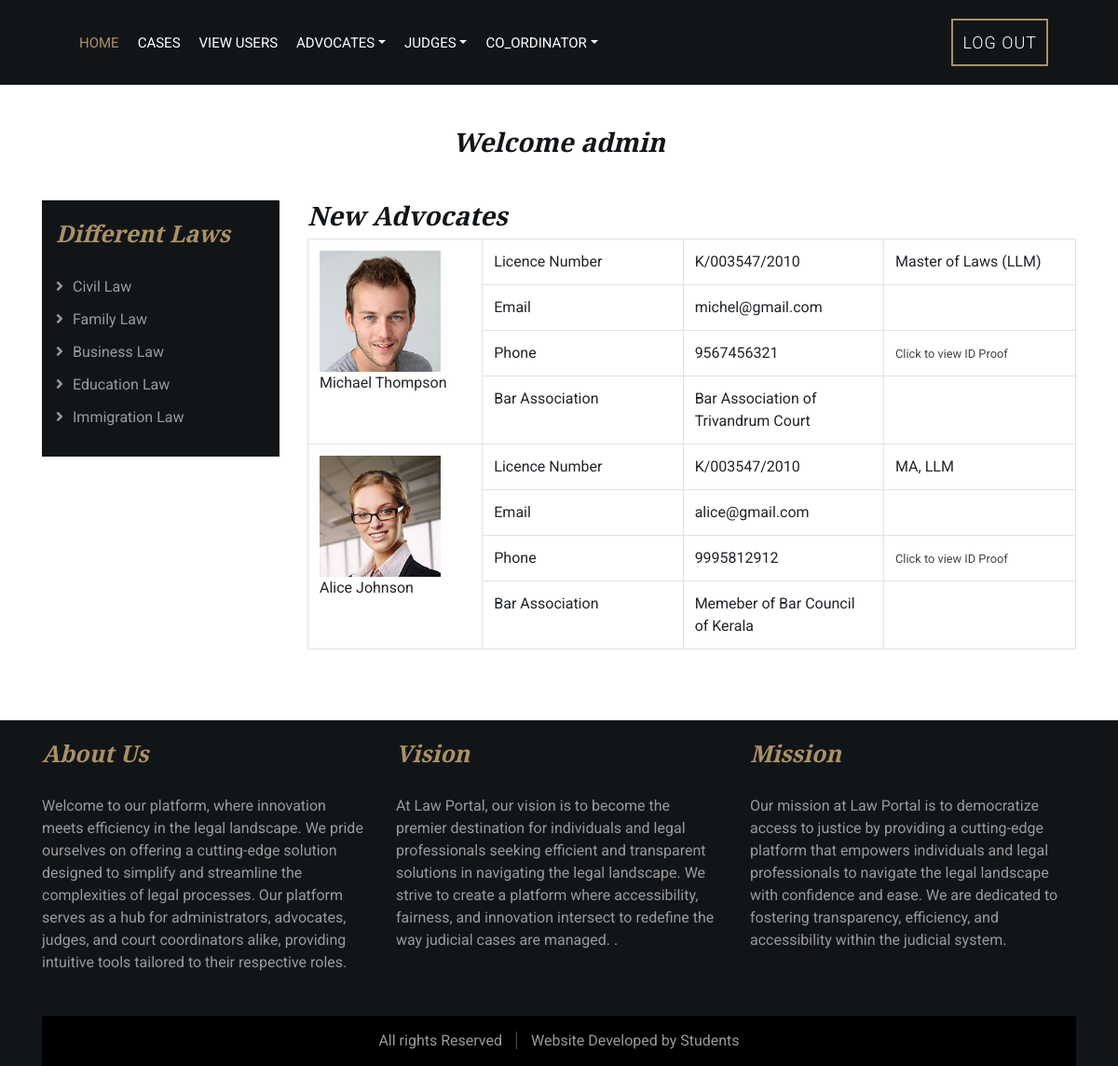
The app's page /phpfiles/view_all_advocates.php (signed in) with its own data.
### tables this page shows
CREATE TABLE `advocate_details` (
  `id` int(11) NOT NULL,
  `userid` int(11) NOT NULL,
  `name` varchar(100) NOT NULL,
  `phone` varchar(30) NOT NULL,
  `email` varchar(100) NOT NULL,
  `address` varchar(200) NOT NULL,
  `licence_number` varchar(50) NOT NULL,
  `bar_association` varchar(100) NOT NULL,
  `experience` varchar(200) NOT NULL,
  `qualification` varchar(200) NOT NULL,
  `photo` varchar(300) NOT NULL,
  `id_proof` varchar(300) NOT NULL
);

### phpfiles/view_all_advocates.php (the view)
<?php
include("user_auth.php");
include('adminheader.php');
if(!isset($user))
{
	echo "<script>window.location='../index.php'</script>";
}
else
{
?>
            <div class="service">
                <div class="container">
                    <div class="section-header">
					<h3>Welcome <?php echo $usern['name']; ?></h3>
                    </div>
					<div class="row">
					<?php include('laws.php'); ?>
						<div class="col-lg-9">
							<?php
						$sql1="SELECT * FROM `advocate_details` where userid in (SELECT id FROM login_details WHERE status=1 and user_type='Advocate')";
						$result1=$con->query($sql1);
						  ?>
					<div class="row">
						<div class="col-12">
						<h3>New Advocates</h3>
						<table class="table table-bordered">
							<?php
							while($row1=$result1->fetch_assoc())
							{
							?>
						<tr>
							  <td width="20%" rowspan="4" scope="col"><img src="../uploads/<?php echo $row1['photo']; ?>" width="130">
								<br><?php echo $row1['name']; ?>
								</td>
							  <td width="23%" scope="col">Licence Number</td>
							  <td width="23%" scope="col"><?php echo $row1['licence_number']; ?></td>
							  <td width="22%" scope="col"><?php echo $row1['qualification']; ?></td>
							</tr>
							<tr>
							  <td scope="col">Email</td>
							  <td scope="col"><?php echo $row1['email']; ?></td>
							  <td width="22%" scope="col">&nbsp;</td>
						    </tr>
							<tr>
							  <td scope="col">Phone</td>
							  <td scope="col"><?php echo $row1['phone']; ?></td>
							  <td width="22%" scope="col">
								  <small><a href="../uploads/<?php echo $row1['id_proof']; ?>" target="_blank">Click to view ID Proof</a></small>
								</td>
						    </tr>
							<tr>
							  <td height="55" scope="col">Bar Association</td>
							  <td scope="col"><?php echo $row1['bar_association']; ?></td>
							  <td width="22%" scope="col">
								</td>
						    </tr>
						<?php } ?>
						</table>
					</div>
					</div>
						</div>
					</div>
                </div>
            </div>
            <?php include('footer2.php'); } ?>

### template/css/style.css (style rules this page uses)
body { color: #666666; background: #ffffff; font-family: 'Roboto', sans-serif; font-weight: 400; }
h1, h2, h3, h4, h5, h6 { font-family: 'EB Garamond', serif; font-weight: 600; font-style: italic; color: #121518; }
a { color: #454545; transition: .3s; }
.section-header { position: relative; width: 100%; text-align: center; margin-bottom: 45px; }
.service { position: relative; width: 100%; padding: 45px 0 15px 0; }

### records on screen
advocate_details: photo (picture), name "Michael Thompson", licence_number "K/003547/2010", qualification "Master of Laws (LLM)", email "michel@gmail.com", phone "9567456321", bar_association "Bar Association of Trivandrum Court"
advocate_details: photo (picture), name "Alice Johnson", licence_number "K/003547/2010", qualification "MA, LLM", email "alice@gmail.com", phone "9995812912", bar_association "Memeber of Bar Council of Kerala"

### other values on screen
$usern['name'] "admin"
